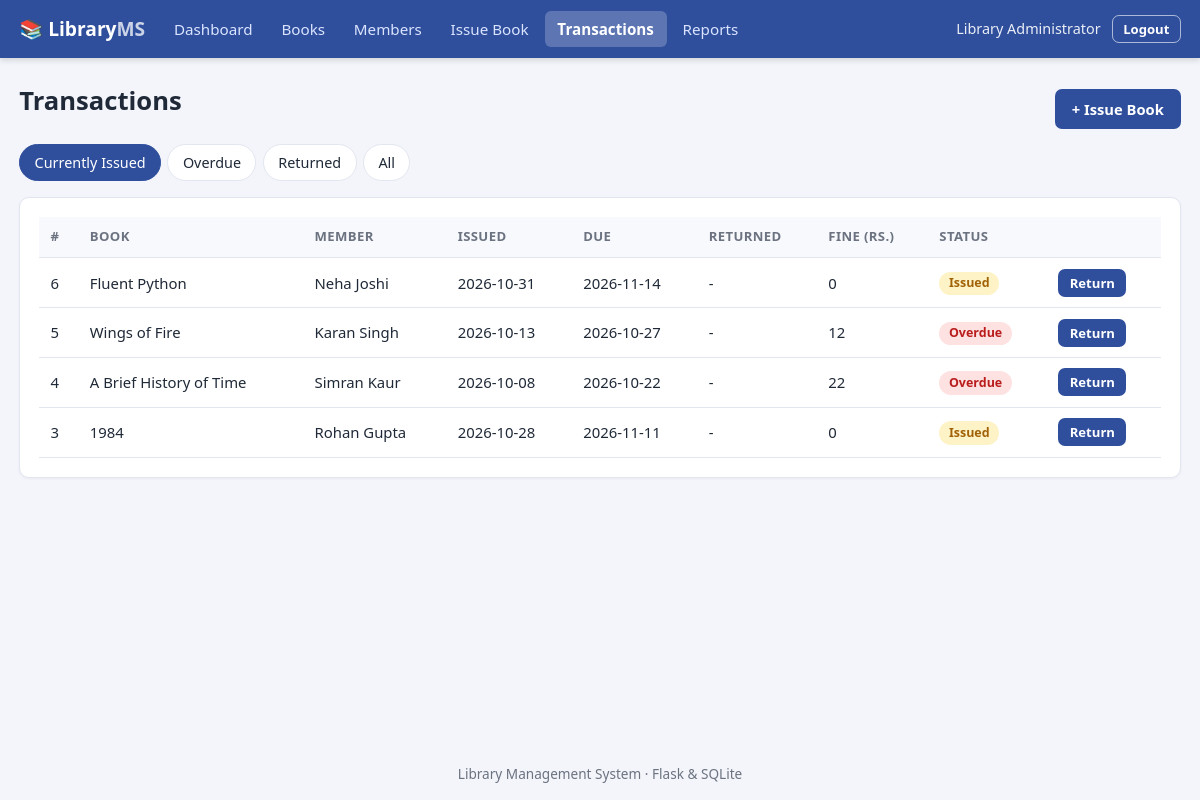
The app's page /issues (signed in) with its own data.
### tables this page shows
CREATE TABLE issues (
    id          INTEGER PRIMARY KEY AUTOINCREMENT,
    book_id     INTEGER NOT NULL REFERENCES books(id),
    member_id   INTEGER NOT NULL REFERENCES members(id),
    issue_date  TEXT NOT NULL,
    due_date    TEXT NOT NULL,
    return_date TEXT,
    fine        INTEGER NOT NULL DEFAULT 0,
    status      TEXT NOT NULL DEFAULT 'issued' CHECK (status IN ('issued', 'returned'))
);

CREATE TABLE books (
    id               INTEGER PRIMARY KEY AUTOINCREMENT,
    isbn             TEXT NOT NULL UNIQUE,
    title            TEXT NOT NULL,
    author           TEXT NOT NULL,
    publisher        TEXT,
    year             INTEGER,
    category_id      INTEGER REFERENCES categories(id) ON DELETE SET NULL,
    total_copies     INTEGER NOT NULL DEFAULT 1 CHECK (total_copies >= 0),
    available_copies INTEGER NOT NULL DEFAULT 1 CHECK (available_copies >= 0)
);

CREATE TABLE members (
    id        INTEGER PRIMARY KEY AUTOINCREMENT,
    name      TEXT NOT NULL,
    email     TEXT NOT NULL UNIQUE,
    phone     TEXT,
    address   TEXT,
    join_date TEXT NOT NULL,
    status    TEXT NOT NULL DEFAULT 'active' CHECK (status IN ('active', 'inactive'))
);

### app.py (the view)
@app.route("/issues")
@login_required
def issues():
    flt = request.args.get("status", "issued")
    if flt not in ("issued", "returned", "overdue", "all"):
        flt = "issued"
    sql = """SELECT i.*, b.title, m.name AS member FROM issues i
             JOIN books b ON b.id = i.book_id JOIN members m ON m.id = i.member_id WHERE 1=1"""
    params = []
    if flt == "issued":
        sql += " AND i.status = 'issued'"
    elif flt == "returned":
        sql += " AND i.status = 'returned'"
    elif flt == "overdue":
        sql += " AND i.status = 'issued' AND i.due_date < ?"
        params.append(date.today().isoformat())
    sql += " ORDER BY i.id DESC"
    rows = []
    for r in get_conn().execute(sql, params).fetchall():
        row = dict(r)
        if r["status"] == "issued":
            row["fine"] = db.calculate_fine(r["due_date"])
            row["overdue"] = r["due_date"] < date.today().isoformat()
        else:
            row["overdue"] = False
        rows.append(row)
    return render_template("issues.html", issues=rows, flt=flt)

### app.py (called while the page is built)
def get_conn():
    if "conn" not in g:
        g.conn = db.get_db()
    return g.conn

@app.teardown_appcontext
def close_conn(_exc):
    conn = g.pop("conn", None)
    if conn is not None:
        conn.close()

def login_required(view):
    @wraps(view)
    def wrapped(*args, **kwargs):
        if "user_id" not in session:
            return redirect(url_for("login", next=request.path))
        return view(*args, **kwargs)
    return wrapped

def csrf_token():
    if "_csrf" not in session:
        session["_csrf"] = secrets.token_hex(16)
    return session["_csrf"]

@app.before_request
def protect_post():
    if request.method == "POST":
        sent = request.form.get("_csrf") or request.headers.get("X-CSRF-Token")
        if not sent or sent != session.get("_csrf"):
            abort(400, "Invalid or missing CSRF token. Please reload the page and try again.")

@app.context_processor
def inject_globals():
    return {"today": date.today().isoformat(), "loan_days": db.LOAN_DAYS,
            "fine_per_day": db.FINE_PER_DAY}

### database.py (called while the page is built)
def get_db():
    conn = sqlite3.connect(DB_PATH)
    conn.row_factory = sqlite3.Row
    conn.execute("PRAGMA foreign_keys = ON")
    return conn

def calculate_fine(due_date_str, return_date=None):
    return_date = return_date or date.today()
    due = date.fromisoformat(due_date_str)
    late_days = (return_date - due).days
    return max(0, late_days) * FINE_PER_DAY

### Library_Management_System/templates/issues.html (shortened to what this page needs)
{% extends "base.html" %}
{% block content %}
<div class="page-head">
  <h1>Transactions</h1>
  <a class="btn btn-primary" href="{{ url_for('issue_book') }}">+ Issue Book</a>
</div>
<div class="tabs">
  {% for key, label in [('issued','Currently Issued'),('overdue','Overdue'),('returned','Returned'),('all','All')] %}
    <a href="{{ url_for('issues', status=key) }}" class="tab {{ 'active' if flt == key }}">{{ label }}</a>
  {% endfor %}
</div>
<div class="card table-wrap">
  <table>
    <thead><tr><th>#</th><th>Book</th><th>Member</th><th>Issued</th><th>Due</th><th>Returned</th><th>Fine (Rs.)</th><th>Status</th><th></th></tr></thead>
    <tbody>
    {% for i in issues %}
      <tr>
        <td>{{ i.id }}</td><td>{{ i.title }}</td><td>{{ i.member }}</td>
        <td>{{ i.issue_date }}</td><td>{{ i.due_date }}</td><td>{{ i.return_date or '-' }}</td>
        <td>{{ i.fine }}</td>
        <td><span class="badge badge-{{ 'ok' if i.status == 'returned' else ('danger' if i.overdue else 'warn') }}">
          {{ 'Returned' if i.status == 'returned' else ('Overdue' if i.overdue else 'Issued') }}</span></td>
        <td>
          {% if i.status == 'issued' %}
          <form method="post" action="{{ url_for('return_book', issue_id=i.id) }}"
                data-confirm="Mark this book as returned?{% if i.fine %} A fine of Rs. {{ i.fine }} applies.{% endif %}">
            <button class="btn btn-small btn-primary" type="submit">Return</button>
          </form>
          {% endif %}
        </td>
      </tr>
    {% else %}
      <tr><td colspan="9" class="empty">No transactions in this view.</td></tr>
    {% endfor %}
    </tbody>
  </table>
</div>
{% endblock %}

### Library_Management_System/static/css/style.css (style rules this page uses)
:root { --primary: #2f4f9d; --primary-dark: #223a77; --bg: #f3f5fa; --card: #ffffff; --text: #1f2937; --muted: #6b7280; --border: #e2e6ef; --ok: #15803d; --ok-bg: #dcfce7; --warn: #a16207; --warn-bg: #fef3c7; --danger: #b91c1c; --danger-bg: #fee2e2; --info-bg: #dbeafe; --info: #1d4ed8; }
* { box-sizing: border-box; }
body { margin: 0; font-family: "Segoe UI", system-ui, -apple-system, Roboto, Arial, sans-serif; background: var(--bg); color: var(--text); line-height: 1.5; min-height: 100vh; display: flex; flex-direction: column; }
h1 { font-size: 1.6rem; margin: 0 0 1rem; }
a { color: var(--primary); }
.page-head { display: flex; justify-content: space-between; align-items: center; gap: 1rem; flex-wrap: wrap; margin-bottom: .5rem; }
.card { background: var(--card); border: 1px solid var(--border); border-radius: 10px; padding: 1.2rem; box-shadow: 0 1px 3px rgba(16,24,40,.05); margin-bottom: 1.2rem; }
.table-wrap { overflow-x: auto; }
table { width: 100%; border-collapse: collapse; font-size: .93rem; }
th, td { text-align: left; padding: .65rem .7rem; border-bottom: 1px solid var(--border); vertical-align: middle; }
th { background: #f8f9fc; font-weight: 600; font-size: .82rem; text-transform: uppercase; letter-spacing: .03em; color: var(--muted); }
.actions form, td form { margin: 0; display: inline; }
.badge { display: inline-block; padding: .15rem .6rem; border-radius: 999px; font-size: .78rem; font-weight: 600; }
.badge-warn { background: var(--warn-bg); color: var(--warn); }
.badge-danger { background: var(--danger-bg); color: var(--danger); }
.btn { display: inline-block; padding: .5rem 1rem; border-radius: 7px; border: 1px solid transparent; font-size: .92rem; font-weight: 600; cursor: pointer; text-decoration: none; font-family: inherit; }
.btn-primary { background: var(--primary); color: #fff; }
.btn-small { padding: .25rem .65rem; font-size: .82rem; }
.tabs { display: flex; gap: .4rem; margin: .5rem 0 1rem; flex-wrap: wrap; }
.tab { padding: .4rem .9rem; border-radius: 999px; background: #fff; border: 1px solid var(--border); text-decoration: none; color: var(--text); font-size: .9rem; }
.tab.active { background: var(--primary); color: #fff; border-color: var(--primary); }

### records on screen
issues: id "6", title "Fluent Python", member "Neha Joshi", issue_date "2026-10-31", due_date "2026-11-14", return_date "-", fine "0", status "Issued"
issues: id "5", title "Wings of Fire", member "Karan Singh", issue_date "2026-10-13", due_date "2026-10-27", return_date "-", fine "12", status "Overdue"
issues: id "4", title "A Brief History of Time", member "Simran Kaur", issue_date "2026-10-08", due_date "2026-10-22", return_date "-", fine "22", status "Overdue"
issues: id "3", title "1984", member "Rohan Gupta", issue_date "2026-10-28", due_date "2026-11-11", return_date "-", fine "0", status "Issued"

### other values on screen
{{ session.full_name }} "Library Administrator"
{{ label }} "Currently Issued" "Overdue" "Returned" "All"
